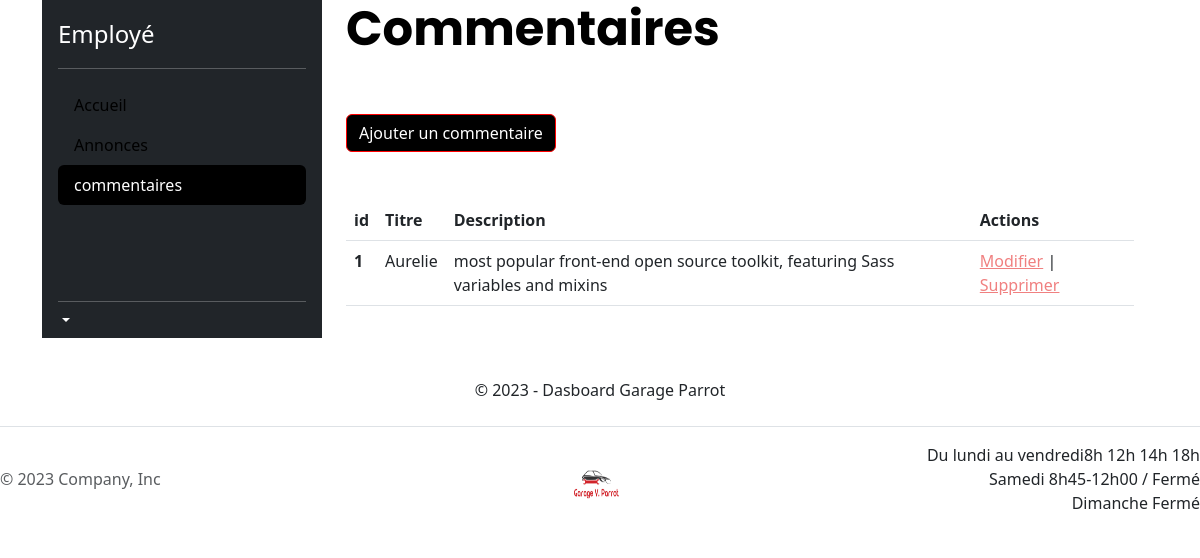
Page /employe/comment.php on the committed database.
### tables this page shows
CREATE TABLE IF NOT EXISTS `comments`(
    `id` int(11) NOT NULL AUTO_INCREMENT,
    `name_Client` VARCHAR(255) NOT NULL, 
    `content` TEXT NOT NULL, 
    `note` int(5) NOT NULL,
    `id_user` int(11) NOT NULL, 
    PRIMARY KEY (`id`)
);

### lib/comment.php (called while the page is built, shortened)
<?php
function getComments(PDO $pdo, int $limit = null, int $page = null ):array|bool
{
    $sql = "SELECT * FROM comments ORDER BY id DESC";
    $query = $pdo->prepare($sql);
        $query->execute();
    $result = $query->fetchAll(PDO::FETCH_ASSOC);
    return $result;
    }

### employe/comment.php (the view, shortened to what this page needs)
<?php
require_once __DIR__ . "/../lib/pdo.php";
require_once __DIR__ . "/../lib/comment.php";
require_once __DIR__ . "/template/header2.php";
  $comments = getComments($pdo);
  ?>
<h1 class="display-5 fw-bold text-body-emphasis">Commentaires</h1>
<div class="d-flex gap-2 justify-content-left py-5">
    <a class="btn btn-primary d-inline-flex align-items-left" href="ajout_modif_comment.php">
        Ajouter un commentaire
    </a>
</div>
<table class="table">
    <thead>
        <tr>
            <th scope="col">id</th>
            <th scope="col">Titre</th>
            <th scope="col">Description</th>
            <th scope="col">Actions</th>
        </tr>
    </thead>
    <tbody>
        <?php foreach ($comments as $comment) { ?>
        <tr>
            <th scope="row"><?= $comment["id"]; ?></th>
            <td><?= $comment["name_Client"]; ?></td>
            <td><?= $comment["content"]; ?></td>
            <td><a href="ajout_modif_comment.php?id=<?= $comment['id'] ?>">Modifier</a>
                | <a href="comment_delete.php?id=<?= $comment['id'] ?>"
                    onclick="return confirm('Êtes-vous sûr de vouloir supprimer le commentaire ?')">Supprimer</a></td>
        </tr>
        <?php } ?>
    </tbody>
</table>
<nav aria-label="Page navigation example">
</nav>
<?php require_once __DIR__ . "/template/footer.php"; ?>

### assets/css/override-bootsrap.css (style rules this page uses)
:root { --primary: #000000; --secondary: #FF0000; --success: #28a745; --danger: #dc3545; --warning: #fd7e14; --info: #17a2b8; --light: #f8f9fa; --dark: #343a40; --bs-nav-link-color: var(--primary); --bs-link-color: var(--primary); --bs-link-hover-color: var(--secondary); }
.btn-primary { --bs-btn-color: #fff; --bs-btn-bg: var(--primary); --bs-btn-border-color: var(--secondary); --bs-btn-hover-color: #fff; --bs-btn-hover-bg: #ffc697; --bs-btn-hover-border-color: var(--secondary); --bs-btn-focus-shadow-rgb: 49,132,253; --bs-btn-active-color: #fff; --bs-btn-active-bg: #ff8e31; --bs-btn-active-border-color: var(--secondary); --bs-btn-active-shadow: inset 0 3px 5px rgba(0, 0, 0, 0.125); --bs-btn-disabled-color: #fff; --bs-btn-disabled-bg: #4f4f4f; --bs-btn-disabled-border-color: #343434; }
h1 { color: var(--primary); }

### assets/css/style.css (style rules this page uses)
h1 { font-family: 'Poppins', sans-serif; }
a { color:#F08080; }

### rows in the picture
comments: id "1", name_Client "Aurelie", content "most popular front-end open source toolkit, featuring Sass variables and mixins"

### other values in the picture
$value "Accueil"
$value "Annonces"
$value "commentaires"
